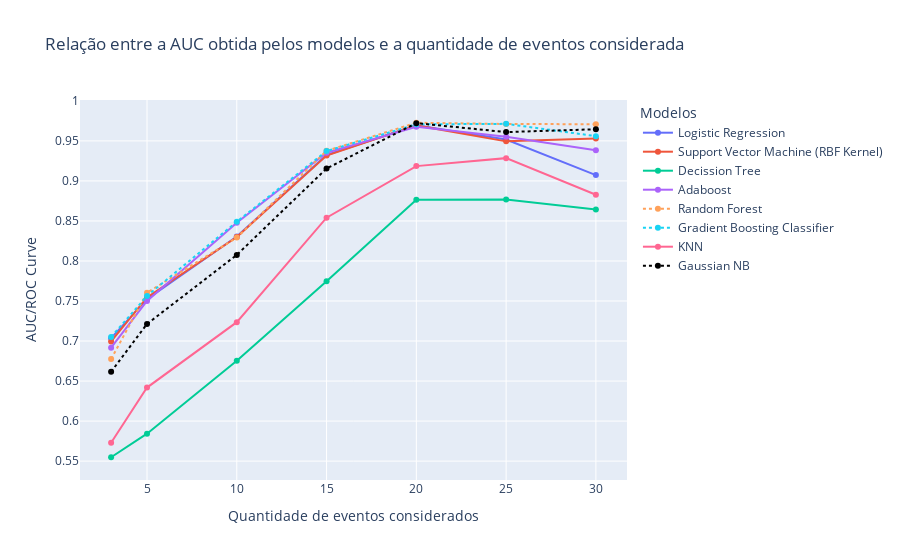

The code cell stored with this chart in its notebook:
### Code cell
fig = px.line(df, color='model', markers=True, x='amount_events', y='auc',labels={"amount_events": "Quantidade de eventos considerados","auc": "AUC/ROC Curve","model": "Modelos"},title="Relação entre a AUC obtida pelos modelos e a quantidade de eventos considerada")
fig.update_traces(patch={"line": {"dash": 'dot'}}, selector={"legendgroup": "Gradient Boosting Classifier"})
fig.update_traces(patch={"line": {"dash": 'dot'}}, selector={"legendgroup": "Random Forest"})
fig.update_traces(patch={"line": {'color': 'black',"dash": 'dot'}}, selector={"legendgroup": "Gaussian NB"})
fig.show()

### Figure 1 — Plotly figure (JSON) as saved in the notebook; plotly's stock layout.template omitted (floating-point values rounded to 4 significant figures)
{"data": [{"hovertemplate": "Modelos=Logistic Regression<br>Quantidade de eventos considerados=%{x}<br>AUC/ROC Curve=%{y}<extra></extra>", "legendgroup": "Logistic Regression", "line": {"color": "#636efa", "dash": "solid"}, "marker": {"symbol": "circle"}, "mode": "markers+lines", "name": "Logistic Regression", "orientation": "v", "showlegend": true, "type": "scatter", "x": [3, 5, 10, 15, 20, 25, 30], "xaxis": "x", "y": [0.7036, 0.7523, 0.8305, 0.9324, 0.9695, 0.9517, 0.9073], "yaxis": "y"}, {"hovertemplate": "Modelos=Support Vector Machine (RBF Kernel)<br>Quantidade de eventos considerados=%{x}<br>AUC/ROC Curve=%{y}<extra></extra>", "legendgroup": "Support Vector Machine (RBF Kernel)", "line": {"color": "#EF553B", "dash": "solid"}, "marker": {"symbol": "circle"}, "mode": "markers+lines", "name": "Support Vector Machine (RBF Kernel)", "orientation": "v", "showlegend": true, "type": "scatter", "x": [3, 5, 10, 15, 20, 25, 30], "xaxis": "x", "y": [0.6995, 0.7545, 0.8299, 0.9317, 0.9694, 0.9494, 0.9531], "yaxis": "y"}, {"hovertemplate": "Modelos=Decission Tree<br>Quantidade de eventos considerados=%{x}<br>AUC/ROC Curve=%{y}<extra></extra>", "legendgroup": "Decission Tree", "line": {"color": "#00cc96", "dash": "solid"}, "marker": {"symbol": "circle"}, "mode": "markers+lines", "name": "Decission Tree", "orientation": "v", "showlegend": true, "type": "scatter", "x": [3, 5, 10, 15, 20, 25, 30], "xaxis": "x", "y": [0.5548, 0.5842, 0.6754, 0.7746, 0.8764, 0.8768, 0.8644], "yaxis": "y"}, {"hovertemplate": "Modelos=Adaboost<br>Quantidade de eventos considerados=%{x}<br>AUC/ROC Curve=%{y}<extra></extra>", "legendgroup": "Adaboost", "line": {"color": "#ab63fa", "dash": "solid"}, "marker": {"symbol": "circle"}, "mode": "markers+lines", "name": "Adaboost", "orientation": "v", "showlegend": true, "type": "scatter", "x": [3, 5, 10, 15, 20, 25, 30], "xaxis": "x", "y": [0.6917, 0.7502, 0.8477, 0.9352, 0.9677, 0.9551, 0.9382], "yaxis": "y"}, {"hovertemplate": "Modelos=Random Forest<br>Quantidade de eventos considerados=%{x}<br>AUC/ROC Curve=%{y}<extra></extra>", "legendgroup": "Random Forest", "line": {"color": "#FFA15A", "dash": "dot"}, "marker": {"symbol": "circle"}, "mode": "markers+lines", "name": "Random Forest", "orientation": "v", "showlegend": true, "type": "scatter", "x": [3, 5, 10, 15, 20, 25, 30], "xaxis": "x", "y": [0.6774, 0.7604, 0.8292, 0.9376, 0.9727, 0.9711, 0.9708], "yaxis": "y"}, {"hovertemplate": "Modelos=Gradient Boosting Classifier<br>Quantidade de eventos considerados=%{x}<br>AUC/ROC Curve=%{y}<extra></extra>", "legendgroup": "Gradient Boosting Classifier", "line": {"color": "#19d3f3", "dash": "dot"}, "marker": {"symbol": "circle"}, "mode": "markers+lines", "name": "Gradient Boosting Classifier", "orientation": "v", "showlegend": true, "type": "scatter", "x": [3, 5, 10, 15, 20, 25, 30], "xaxis": "x", "y": [0.7052, 0.7564, 0.8491, 0.9373, 0.9707, 0.9713, 0.9559], "yaxis": "y"}, {"hovertemplate": "Modelos=KNN<br>Quantidade de eventos considerados=%{x}<br>AUC/ROC Curve=%{y}<extra></extra>", "legendgroup": "KNN", "line": {"color": "#FF6692", "dash": "solid"}, "marker": {"symbol": "circle"}, "mode": "markers+lines", "name": "KNN", "orientation": "v", "showlegend": true, "type": "scatter", "x": [3, 5, 10, 15, 20, 25, 30], "xaxis": "x", "y": [0.573, 0.6419, 0.7236, 0.854, 0.9185, 0.9285, 0.8827], "yaxis": "y"}, {"hovertemplate": "Modelos=Gaussian NB<br>Quantidade de eventos considerados=%{x}<br>AUC/ROC Curve=%{y}<extra></extra>", "legendgroup": "Gaussian NB", "line": {"color": "black", "dash": "dot"}, "marker": {"symbol": "circle"}, "mode": "markers+lines", "name": "Gaussian NB", "orientation": "v", "showlegend": true, "type": "scatter", "x": [3, 5, 10, 15, 20, 25, 30], "xaxis": "x", "y": [0.6616, 0.7213, 0.8076, 0.9155, 0.9722, 0.961, 0.9645], "yaxis": "y"}], "layout": {"legend": {"title": {"text": "Modelos"}, "tracegroupgap": 0}, "title": {"text": "Relação entre a AUC obtida pelos modelos e a quantidade de eventos considerada"}, "xaxis": {"anchor": "y", "domain": [0, 1], "title": {"text": "Quantidade de eventos considerados"}}, "yaxis": {"anchor": "x", "domain": [0, 1], "title": {"text": "AUC/ROC Curve"}}}}
